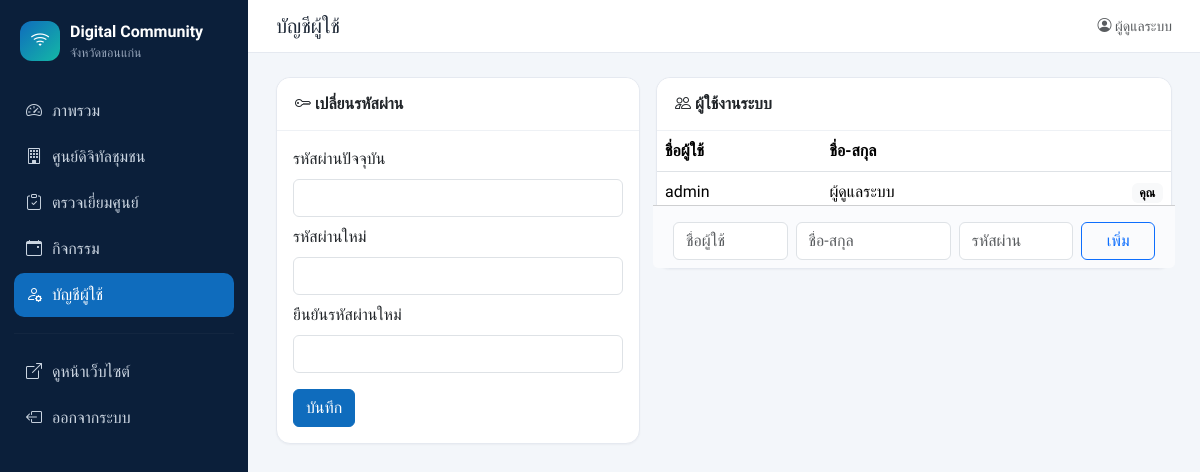
/admin/account.php (signed in), run on the app's committed database.
### tables this page shows
CREATE TABLE IF NOT EXISTS users (
  id            INT UNSIGNED AUTO_INCREMENT PRIMARY KEY,
  username      VARCHAR(50)  NOT NULL UNIQUE,
  password_hash VARCHAR(255) NOT NULL,
  fullname      VARCHAR(150) NOT NULL DEFAULT '',
  created_at    DATETIME     NOT NULL DEFAULT CURRENT_TIMESTAMP
);

### includes/functions.php (called while the page is built, shortened)
<?php
function h($s): string
{
    return htmlspecialchars((string)$s, ENT_QUOTES, 'UTF-8');
}
function current_user(): ?array
{
    return $_SESSION['user'] ?? null;
}
function require_login(): array
{
    $u = current_user();
    return $u;
}

### admin/account.php (the view, shortened to what this page needs)
<?php
require_once __DIR__ . '/../includes/functions.php';
$me = require_login();
$pdo = db();
$users = $pdo->query('SELECT id, username, fullname, created_at FROM users ORDER BY id')->fetchAll();
$pageTitle = 'บัญชีผู้ใช้';
$active = 'account';
require __DIR__ . '/partials/header.php';
?>
<div class="row g-3">
  <div class="col-lg-5">
    <form method="post" class="card">
      <div class="card-header"><strong><i class="bi bi-key"></i> เปลี่ยนรหัสผ่าน</strong></div>
      <div class="card-body">
        <div class="mb-2"><label class="form-label">รหัสผ่านปัจจุบัน</label><input type="password" name="current_password" class="form-control" required></div>
        <div class="mb-2"><label class="form-label">รหัสผ่านใหม่</label><input type="password" name="new_password" class="form-control" minlength="8" required></div>
        <div class="mb-3"><label class="form-label">ยืนยันรหัสผ่านใหม่</label><input type="password" name="confirm_password" class="form-control" minlength="8" required></div>
        <button class="btn btn-primary">บันทึก</button>
      </div>
    </form>
  </div>
  <div class="col-lg-7">
    <div class="card">
      <div class="card-header"><strong><i class="bi bi-people"></i> ผู้ใช้งานระบบ</strong></div>
      <table class="table align-middle mb-0">
        <thead><tr><th>ชื่อผู้ใช้</th><th>ชื่อ-สกุล</th><th></th></tr></thead>
        <tbody>
        <?php foreach ($users as $u): ?>
          <tr><td><?= h($u['username']) ?></td><td><?= h($u['fullname']) ?></td>
            <td class="text-end"><?php if ((int)$u['id'] !== $me['id']): ?>
              <form method="post" data-confirm="ลบผู้ใช้ <?= h($u['username']) ?>?"><?= csrf_field() ?>
                <input type="hidden" name="action" value="delete_user"><input type="hidden" name="user_id" value="<?= (int)$u['id'] ?>">
                <button class="btn btn-sm btn-light text-danger"><i class="bi bi-trash"></i></button></form>
            <?php else: ?><span class="badge text-bg-light">คุณ</span><?php endif; ?></td></tr>
        <?php endforeach; ?>
        </tbody>
      </table>
      <form method="post" class="card-footer row g-2">
        <div class="col-md-3"><input name="username" class="form-control" placeholder="ชื่อผู้ใช้" required></div>
        <div class="col-md-4"><input name="fullname" class="form-control" placeholder="ชื่อ-สกุล"></div>
        <div class="col-md-3"><input name="password" type="password" class="form-control" placeholder="รหัสผ่าน" minlength="8" required></div>
        <div class="col-md-2"><button class="btn btn-outline-primary w-100">เพิ่ม</button></div>
      </form>
    </div>
  </div>
</div>
<?php require __DIR__ . '/partials/footer.php'; ?>

### admin/partials/header.php (shortened to what this page needs)
<?php
$user = require_login();
$pageTitle = $pageTitle ?? 'ระบบจัดการ';
$active = $active ?? '';
$nav = [
    'dashboard'  => ['index.php', 'bi-speedometer2', 'ภาพรวม'],
    'centers'    => ['centers.php', 'bi-building', 'ศูนย์ดิจิทัลชุมชน'],
    'visits'     => ['visits.php', 'bi-clipboard-check', 'ตรวจเยี่ยมศูนย์'],
    'activities' => ['activities.php', 'bi-calendar-event', 'กิจกรรม'],
    'account'    => ['account.php', 'bi-person-gear', 'บัญชีผู้ใช้'],
];
?><!doctype html>
<html lang="th">
<head>
<link href="https://cdn.jsdelivr.net/npm/bootstrap@5.3.3/dist/css/bootstrap.min.css" rel="stylesheet">
<link href="https://cdn.jsdelivr.net/npm/bootstrap-icons@1.11.3/font/bootstrap-icons.min.css" rel="stylesheet">
<link href="https://cdnjs.cloudflare.com/ajax/libs/leaflet/1.9.4/leaflet.min.css" rel="stylesheet">
<link href="../assets/css/admin.css" rel="stylesheet">
</head>
<body>
<div class="admin-wrap">
  <aside class="sidebar" id="sidebar">
    <a class="brand" href="index.php">
      <span class="brand-mark"><i class="bi bi-wifi"></i></span>
      <span><strong>Digital Community</strong><small>จังหวัด<?= h(PROVINCE) ?></small></span>
    </a>
    <nav>
      <?php foreach ($nav as $key => [$href, $icon, $label]): ?>
        <a href="<?= $href ?>" class="<?= $active === $key ? 'active' : '' ?>"><i class="bi <?= $icon ?>"></i><?= h($label) ?></a>
      <?php endforeach; ?>
      <hr>
      <a href="../digital.html" target="_blank"><i class="bi bi-box-arrow-up-right"></i>ดูหน้าเว็บไซต์</a>
      <a href="logout.php"><i class="bi bi-box-arrow-left"></i>ออกจากระบบ</a>
    </nav>
  </aside>
  <main class="content">
    <header class="topbar">
      <h1 class="h5 mb-0"><?= h($pageTitle) ?></h1>
      <div class="ms-auto small text-muted"><i class="bi bi-person-circle"></i> <?= h($user['fullname'] ?: $user['username']) ?></div>
    </header>
    <div class="content-body">

### assets/css/admin.css (style rules this page uses)
:root { --brand:#0f6cbd;--brand-2:#14b8a6;--ink:#1f2937;--side:#0b1f3a }
body { font-family:'Sarabun',system-ui,sans-serif;background:#f3f6fa;color:var(--ink) }
h1,h2,h3,h4,h5,.brand,.stat-num,.btn,.card-header { font-family:'Prompt','Sarabun',sans-serif }
.admin-wrap { display:flex;min-height:100vh }
.sidebar { width:248px;flex-shrink:0;background:var(--side);color:#cbd5e1;padding:20px 14px;position:sticky;top:0;height:100vh;overflow-y:auto }
.sidebar .brand { display:flex;gap:10px;align-items:center;color:#fff;text-decoration:none;margin-bottom:26px;padding:0 6px }
.sidebar .brand small { display:block;font-size:.78rem;color:#94a3b8;font-weight:400 }
.brand-mark { display:inline-grid;place-items:center;width:40px;height:40px;border-radius:12px;background:linear-gradient(135deg,var(--brand),var(--brand-2));color:#fff;font-size:1.2rem }
.sidebar nav a { display:flex;gap:10px;align-items:center;padding:10px 12px;border-radius:10px;color:#cbd5e1;text-decoration:none;margin-bottom:2px }
.sidebar nav a.active { background:var(--brand);color:#fff }
.sidebar hr { border-color:rgba(255,255,255,.12) }
.content { flex:1;min-width:0 }
.topbar { display:flex;gap:12px;align-items:center;padding:14px 28px;background:#fff;border-bottom:1px solid #e5e9f0;position:sticky;top:0;z-index:500 }
.content-body { padding:24px 28px 60px }
.card { border:1px solid #e5e9f0;border-radius:14px;box-shadow:0 1px 2px rgba(15,23,42,.04) }
.card-header { background:#fff;border-bottom:1px solid #eef1f5;padding:14px 18px;border-radius:14px 14px 0 0!important }
.card-footer { background:#fafbfd }
.btn-primary { background:var(--brand);border-color:var(--brand) }

### data on the page
users: fullname "ผู้ดูแลระบบ", username "admin", shows "คุณ"

### other printed values
PROVINCE "ขอนแก่น"
$label "ภาพรวม"
$label "ศูนย์ดิจิทัลชุมชน"
$label "ตรวจเยี่ยมศูนย์"
$label "กิจกรรม"
$label "บัญชีผู้ใช้"
$pageTitle "บัญชีผู้ใช้"
